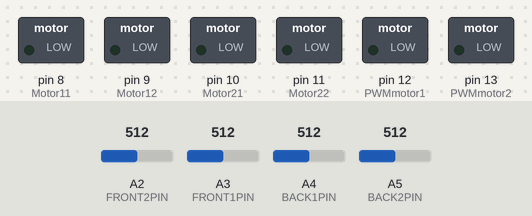
Bench run of a sketch on a simulated Arduino Uno, built with avr-gcc and run on an emulated ATmega328P. Shown: switched loads named in the sketch (green lamp = pin HIGH). The inputs (shaded band) are chosen by the test bench; at power-on: A2 (FRONT2PIN) = 512, A3 (FRONT1PIN) = 512, A4 (BACK1PIN) = 512, A5 (BACK2PIN) = 512. What the sketch prints to the serial monitor is not drawn.

Above: at 10.8 s.
10.9 s: A2 (FRONT2PIN) set to 467
At 11.8 s:
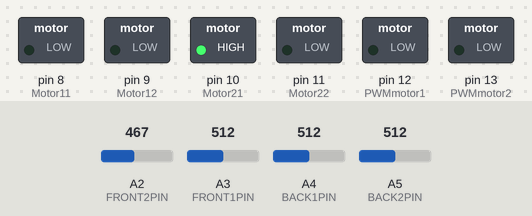
12.4 s: A3 (FRONT1PIN) set to 487
13.9 s: A3 (FRONT1PIN) set to 470
At 15.3 s:
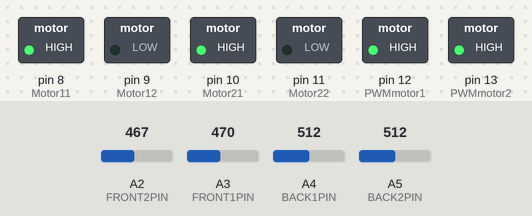
Timing chart, 0 to 16.9 s (numbered marks = the images above; inputs shaded):
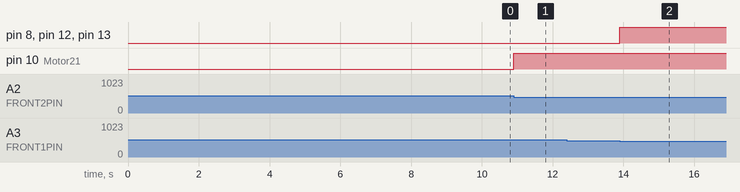

Measured:
- the behaviour switches between 480 and 479 on A2 (FRONT2PIN) (found by bisection; images 0 and 1)
- the behaviour switches between 480 and 479 on A3 (FRONT1PIN) (found by bisection; images 1 and 2)
- after the input at 10.9 s, pin 10 (Motor21): LOW → HIGH at once
- after the input at 13.9 s, pin 8 (Motor11), pin 12 (PWMmotor1), pin 13 (PWMmotor2): LOW → HIGH at once

The sketch:

prueba_linea.ino
```cpp
// Pines de sensores de color MH
const int FRONT2PIN = A2; // Izquierda
const int FRONT1PIN = A3; // Derecha
const int BACK1PIN = A4; // Izquierda
const int BACK2PIN = A5; // Derecha

const int frontLeftLimit = 480;
const int frontRightLimit = 480;
const int backLeftLimit = 400;
const int backRightLimit = 400;
// Pines de motores
#define Motor11 8
#define Motor12 9
#define Motor21 10
#define Motor22 11
#define PWMmotor1 12
#define PWMmotor2 13
int valuePWM1 = 140; // Velocidad de motores cuando se mueven hacia el frente
int valuePWM2 = 110; // Velocidad de motores cuando giran
// Variables de configuración
bool activo = false; // Si es falso no ejecuta ninguna accion, de lo contrario, camina.

int orientacion = 1; // 1: Hacia adelante (ida) 2: Hacia atras (regreso)

void setup() {
  // Configurar data rate en baud (bits por segundo)
  Serial.begin(115200);
  // Configurar sensores de color
  pinMode(FRONT1PIN, INPUT); // Sensor frontal derecho
  pinMode(FRONT2PIN, INPUT); // Sensor frontal izquierdo
  pinMode(BACK1PIN, INPUT); // Sensor trasero derecho
  pinMode(BACK2PIN, INPUT); // Sensor trasero izquierdo
  // Configurar pines de motor
  pinMode(Motor11, OUTPUT);
  pinMode(Motor12, OUTPUT);
  pinMode(Motor21, OUTPUT);
  pinMode(Motor22, OUTPUT);
  pinMode(PWMmotor1, OUTPUT);
  pinMode(PWMmotor2, OUTPUT);
}

void loop() {
  if (activo == false) {
    activo = true;
    delay(10000);
    return;
  }

  if (orientacion == 1) {
    // Desplazarse
    bool detenerse = desplazarse(orientacion);
    // Si se activa detener, cambiar orientacion
    if (detenerse) {
      orientacion = 2;
    }
  } else {
    // Desplazarse
    bool detenerse = desplazarse(orientacion);
    // Si se activa detener, cambiar orientacion
    if (detenerse) {
      // Resetear todo
      orientacion = 1;
    }
  }
}

bool desplazarse(int orientacion) {
  int LEFT_SENSOR = 0;
  int RIGHT_SENSOR = 0;
  int LEFT_LIMIT = 0;
  int RIGHT_LIMIT = 0;

  if (orientacion == 1) {
    LEFT_SENSOR = analogRead(FRONT2PIN);
    RIGHT_SENSOR = analogRead(FRONT1PIN);
    LEFT_LIMIT = frontLeftLimit;
    RIGHT_LIMIT = frontRightLimit;
  } else {
    LEFT_SENSOR = analogRead(BACK1PIN);
    RIGHT_SENSOR = analogRead(BACK2PIN);
    LEFT_LIMIT = backLeftLimit;
    RIGHT_LIMIT = backRightLimit;
  }

  Serial.println(String(LEFT_SENSOR) + String(",") + String(RIGHT_SENSOR));

  bool detenerse = false;

  if (RIGHT_SENSOR < RIGHT_LIMIT && LEFT_SENSOR < LEFT_LIMIT ) {
    // Adelante
    if (orientacion == 1) {
      digitalWrite(Motor11, HIGH);
      digitalWrite(Motor12, LOW);
      digitalWrite(Motor21, HIGH);
      digitalWrite(Motor22, LOW);
    } else {
      digitalWrite(Motor11, LOW);
      digitalWrite(Motor12, HIGH);
      digitalWrite(Motor21, LOW);
      digitalWrite(Motor22, HIGH);
    }
    analogWrite(PWMmotor1, valuePWM1);
    analogWrite(PWMmotor2, valuePWM1);
  } else if (RIGHT_SENSOR > RIGHT_LIMIT && LEFT_SENSOR < LEFT_LIMIT) {
    // Derecha
    if (orientacion == 1) {
      digitalWrite(Motor11, LOW);
      digitalWrite(Motor12, LOW);
      digitalWrite(Motor21, HIGH);
      digitalWrite(Motor22, LOW);
    } else {
      digitalWrite(Motor11, LOW);
      digitalWrite(Motor12, HIGH);
      digitalWrite(Motor21, LOW);
      digitalWrite(Motor22, LOW);
    }

    analogWrite(PWMmotor1, valuePWM2);
    analogWrite(PWMmotor2, valuePWM2);
  } else if (RIGHT_SENSOR < RIGHT_LIMIT && LEFT_SENSOR > LEFT_LIMIT) {
    // Izquierda
    if (orientacion == 1) {
      digitalWrite(Motor11, HIGH);
      digitalWrite(Motor12, LOW);
      digitalWrite(Motor21, LOW);
      digitalWrite(Motor22, LOW);
    } else {
      digitalWrite(Motor11, LOW);
      digitalWrite(Motor12, LOW);
      digitalWrite(Motor21, HIGH);
      digitalWrite(Motor22, LOW);
    }

    analogWrite(PWMmotor1, valuePWM2);
    analogWrite(PWMmotor2, valuePWM2);
  } else if (RIGHT_SENSOR > RIGHT_LIMIT && LEFT_SENSOR > LEFT_LIMIT) {
    // Detenerse
    detenerse = true;
    digitalWrite(Motor11, LOW);
    digitalWrite(Motor12, LOW);
    digitalWrite(Motor21, LOW);
    digitalWrite(Motor22, LOW);
    analogWrite(PWMmotor1, 0);
    analogWrite(PWMmotor2, 0);
  }

  return detenerse;
}
```
